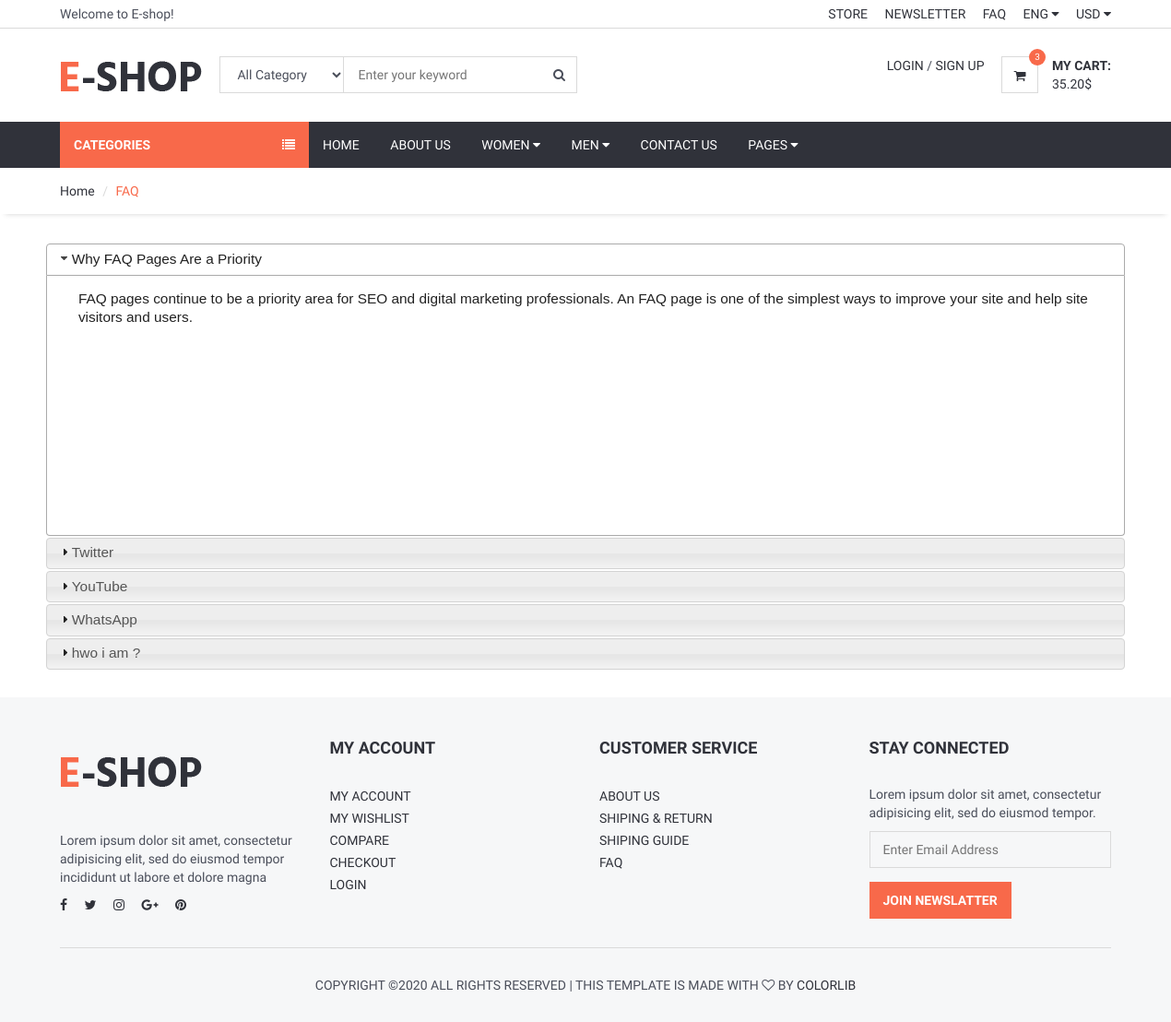
Screenshot of /faq/ with the database file from the repository.
### home/models.py (models this page shows, shortened)
class FAQ(models.Model):
    STATUS = (
        ('True', 'True'),
        ('False', 'False'),
    )
    order_number = models.IntegerField()
    question = models.CharField(max_length=200)
    answer = RichTextUploadingField()
    status = models.CharField(max_length=5, choices=STATUS)
    create_at=models.DateTimeField(auto_now_add=True)
    update_at=models.DateTimeField(auto_now=True)

### home/views.py (the view)
# urls.py: path('faq/', views.faq, name='faq'),
def faq(request):
    category = Category.objects.all()
    faq = FAQ.objects.filter(status="True").order_by("order_number")
    context = {
        "category": category,
        "faq": faq,
    }
    return render(request, 'faq.html', context)

### home/templates/faq.html (shortened to what this page needs)
{% extends 'homebase.html' %}
{% block sidebar %} {% include 'sidebar.html' %} {% endblock %}
{% block body %}
	<div id="breadcrumb">
		<div class="container">
			<ul class="breadcrumb">
                <li><a href="{% url 'index' %}">Home</a></li>
                <li class="active">FAQ</li>
			</ul>
		</div>
	</div>
	<div class="section">
		<div class="container">
			<div class="row">
                <div id="accordion">
                {% for faq_ans in faq %}
                    <h3>{{ faq_ans.question }}</h3>
                    <div>
                    <p>{{ faq_ans.answer|safe }}</p>
                 </div>
                {% endfor %}
            </div>
			</div>
		</div>
	</div>
{% endblock  %}

### home/static/css/style.css (style rules this page uses)
body { font-family: 'Hind', sans-serif; color: #4A4E5A; overflow-x: hidden; }
h1, h2, h3, h4, h5, h6 { color: #30323A; margin: 0 0 10px; font-weight: 700; }
ul, ol { margin: 0; padding: 0; list-style: none }
.section { padding-top: 30px; padding-bottom: 30px; }
#breadcrumb { -webkit-box-shadow: 0px 6px 6px -6px rgba(0, 0, 0, 0.175); box-shadow: 0px 6px 6px -6px rgba(0, 0, 0, 0.175); }
.breadcrumb { background-color: transparent; border: none; border-radius: 0px; padding: 15px 0px; margin: 0; }
.breadcrumb>.active { color: #F8694A; }
.breadcrumb>li+li:before { color: #DADADA; }

### rows the page displays
FAQ: question "Why FAQ Pages Are a Priority", answer "FAQ pages continue to be a priority area for SEO and digital marketing professionals. An FAQ page is one of the simplest ways to improve your site and help site visitors and users."
FAQ: question "Twitter"
FAQ: question "YouTube"
FAQ: question "WhatsApp"
FAQ: question "hwo i am ?"
